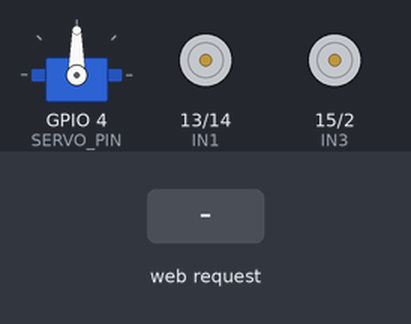
Simulated run of this program. Board: ESP32. Parts: servo, motor-driver pin pairs drawn as motors (green arrow = first pin HIGH = forward, orange = second pin HIGH = backward, longer = more drive). The inputs (shaded band) are chosen by the test bench. WiFi joins after 1.5 s; servers stay silent unless stated; the camera gives no picture; what the program prints to the serial monitor is not drawn.

Above: at 3.0 s.
3.1 s: HTTP request GET /action?go=forward received
At 4.1 s:
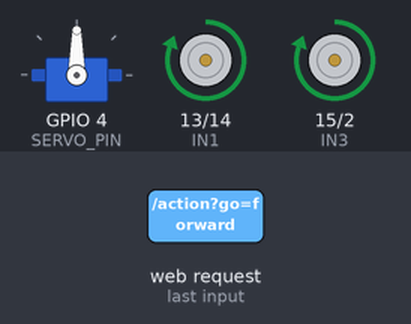
4.6 s: HTTP request GET /action?go=backward received
At 5.2 s:
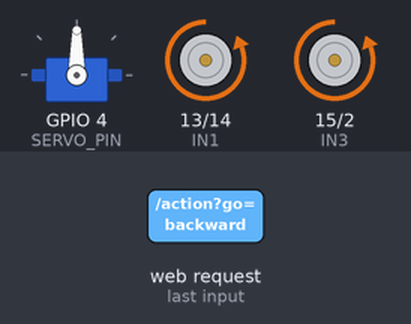
6.1 s: HTTP request GET /action?go=left received
At 6.4 s:
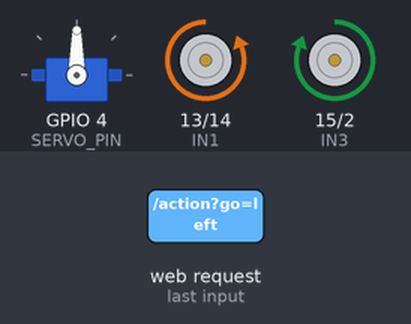
7.6 s: HTTP request GET /action?go=right received
At 8.7 s:
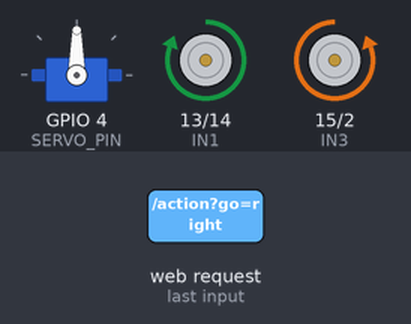
9.1 s: HTTP request GET /pan?go=1&angle=1 received
At 9.8 s:
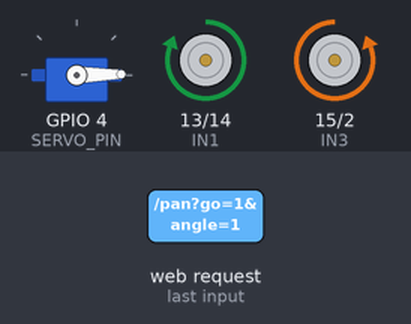
10.6 s: HTTP request GET /pan?go=120&angle=120 received
At 11.0 s:
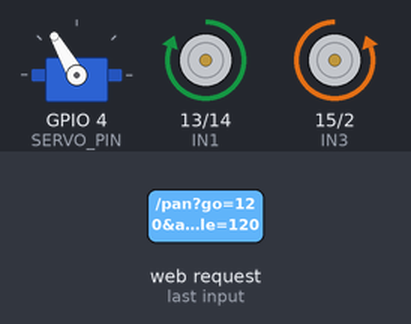
Timing chart, 0 to 13.1 s (numbered marks = the images above; inputs shaded):
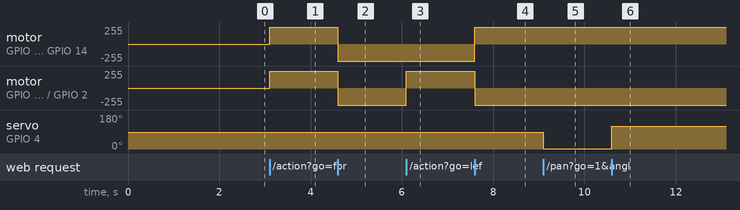

Measured:
- after the input at 3.1 s, motor on GPIO 13 (IN1) / GPIO 14 (IN2), motor on GPIO 15 (IN3) / GPIO 2 (IN4): stopped → forward 255/255 at once
- after the input at 4.6 s, motor on GPIO 13 (IN1) / GPIO 14 (IN2), motor on GPIO 15 (IN3) / GPIO 2 (IN4): forward 255/255 → backward 255/255 at once
- after the input at 6.1 s, motor on GPIO 15 (IN3) / GPIO 2 (IN4): backward 255/255 → forward 255/255 at once
- after the input at 7.6 s, motor on GPIO 13 (IN1) / GPIO 14 (IN2): backward 255/255 → forward 255/255 at once; motor on GPIO 15 (IN3) / GPIO 2 (IN4): forward 255/255 → backward 255/255 at once
- after the input at 9.1 s, servo on GPIO 4 (SERVO_PIN): 90° → 1° at once
- after the input at 10.6 s, servo on GPIO 4 (SERVO_PIN): 1° → 120° at once

The program:

main.cpp
```cpp
// Arduino C++ Code တွေ ရေးမယ့်ဖိုင်

#include "esp_camera.h"
#include <ESP32Servo.h>
#include <WebServer.h>
#include <WiFi.h>


// ===== 1. Wi-Fi Settings =====
const char *ssid = "YOUR_WIFI_NAME";
const char *password = "YOUR_WIFI_PASSWORD";
const unsigned long WIFI_TIMEOUT_MS = 30000;

// ===== 2. Motor Pins (L298N) =====
#define IN1 13
#define IN2 14
#define IN3 15
#define IN4 2

// ===== 3. Servo Pin =====
#define SERVO_PIN 4
Servo camServo;

// ===== Servers =====
WebServer server(80);        // Motor & Servo ထိန်းချုပ်ရန် API Server
WiFiServer streamServer(81); // Video လွှင့်ရန် Stream Server

// ===== Camera Pins (AI-THINKER Model) =====
#define PWDN_GPIO_NUM 32
#define RESET_GPIO_NUM -1
#define XCLK_GPIO_NUM 0
#define SIOD_GPIO_NUM 26
#define SIOC_GPIO_NUM 27
#define Y9_GPIO_NUM 35
#define Y8_GPIO_NUM 34
#define Y7_GPIO_NUM 39
#define Y6_GPIO_NUM 36
#define Y5_GPIO_NUM 21
#define Y4_GPIO_NUM 19
#define Y3_GPIO_NUM 18
#define Y2_GPIO_NUM 5
#define VSYNC_GPIO_NUM 25
#define HREF_GPIO_NUM 23
#define PCLK_GPIO_NUM 22

// --- Motor Function Prototypes ---
void stopCar();
void moveForward();
void moveBackward();
void turnLeft();
void turnRight();

// --- Motor Functions ---
void setupMotors() {
  pinMode(IN1, OUTPUT);
  pinMode(IN2, OUTPUT);
  pinMode(IN3, OUTPUT);
  pinMode(IN4, OUTPUT);
  stopCar();
}

void stopCar() {
  digitalWrite(IN1, LOW);
  digitalWrite(IN2, LOW);
  digitalWrite(IN3, LOW);
  digitalWrite(IN4, LOW);
}
void moveForward() {
  digitalWrite(IN1, HIGH);
  digitalWrite(IN2, LOW);
  digitalWrite(IN3, HIGH);
  digitalWrite(IN4, LOW);
}
void moveBackward() {
  digitalWrite(IN1, LOW);
  digitalWrite(IN2, HIGH);
  digitalWrite(IN3, LOW);
  digitalWrite(IN4, HIGH);
}
void turnLeft() {
  digitalWrite(IN1, LOW);
  digitalWrite(IN2, HIGH);
  digitalWrite(IN3, HIGH);
  digitalWrite(IN4, LOW);
}
void turnRight() {
  digitalWrite(IN1, HIGH);
  digitalWrite(IN2, LOW);
  digitalWrite(IN3, LOW);
  digitalWrite(IN4, HIGH);
}

// --- API Endpoints ---
void handleHealth() {
  server.send(200, "text/plain", "Smart GuardX ESP32 OK");
}

void handleAction() {
  if (server.hasArg("go")) {
    String dir = server.arg("go");
    if (dir == "forward")
      moveForward();
    else if (dir == "backward")
      moveBackward();
    else if (dir == "left")
      turnLeft();
    else if (dir == "right")
      turnRight();
    else if (dir == "stop")
      stopCar();
    else {
      server.send(400, "text/plain", "Invalid direction");
      return;
    }

    server.send(200, "text/plain", "Car Status: " + dir);
  } else {
    server.send(400, "text/plain", "Missing parameter");
  }
}

void handlePan() {
  if (!server.hasArg("angle")) {
    server.send(400, "text/plain", "Missing angle parameter");
    return;
  }

  int angle = server.arg("angle").toInt();
  if (angle < 0 || angle > 180) {
    server.send(400, "text/plain", "Angle must be between 0 and 180");
    return;
  }

  camServo.write(angle);
  server.send(200, "text/plain", "Servo angle: " + String(angle));
}

// --- Video Stream Task (Runs Independently) ---
void streamTask(void *pvParameters) {
  streamServer.begin();
  while (true) {
    WiFiClient client = streamServer.available();
    if (client) {
      String request = client.readStringUntil('\r');
      client.flush();
      client.println("HTTP/1.1 200 OK");
      client.println("Content-Type: multipart/x-mixed-replace; boundary=frame");
      client.println();

      while (client.connected()) {
        camera_fb_t *fb = esp_camera_fb_get();
        if (!fb) {
          vTaskDelay(10 / portTICK_PERIOD_MS); // Yield to prevent Watchdog Timer (WDT) reset crash
          continue;
        }
        client.printf(
            "--frame\r\nContent-Type: image/jpeg\r\nContent-Length: %u\r\n\r\n",
            fb->len);
        client.write((char *)fb->buf, fb->len);
        client.println();
        esp_camera_fb_return(fb);
        vTaskDelay(40 / portTICK_PERIOD_MS); // အကြမ်းဖျင်း 25 FPS
      }
      client.stop();
    }
    vTaskDelay(10 / portTICK_PERIOD_MS);
  }
}

void setup() {
  Serial.begin(115200);

  // Hardware Setup
  setupMotors();

  // Allow allocation of LEDC timers 1, 2, 3 for Servos (Timer 0 is reserved for camera XCLK)
  ESP32PWM::allocateTimer(1);
  ESP32PWM::allocateTimer(2);
  ESP32PWM::allocateTimer(3);

  camServo.setPeriodHertz(50); // Standard 50Hz servo
  camServo.attach(SERVO_PIN);
  camServo.write(90); // စစချင်း ကင်မရာကို အလယ်တည့်တည့် (90 degree) တွင်ထားရန်

  // Camera Setup
  camera_config_t config;
  config.ledc_channel = LEDC_CHANNEL_0;
  config.ledc_timer = LEDC_TIMER_0;
  config.pin_d0 = Y2_GPIO_NUM;
  config.pin_d1 = Y3_GPIO_NUM;
  config.pin_d2 = Y4_GPIO_NUM;
  config.pin_d3 = Y5_GPIO_NUM;
  config.pin_d4 = Y6_GPIO_NUM;
  config.pin_d5 = Y7_GPIO_NUM;
  config.pin_d6 = Y8_GPIO_NUM;
  config.pin_d7 = Y9_GPIO_NUM;
  config.pin_xclk = XCLK_GPIO_NUM;
  config.pin_pclk = PCLK_GPIO_NUM;
  config.pin_vsync = VSYNC_GPIO_NUM;
  config.pin_href = HREF_GPIO_NUM;
  config.pin_sccb_sda = SIOD_GPIO_NUM;
  config.pin_sccb_scl = SIOC_GPIO_NUM;
  config.pin_pwdn = PWDN_GPIO_NUM;
  config.pin_reset = RESET_GPIO_NUM;
  config.xclk_freq_hz = 20000000;
  config.pixel_format = PIXFORMAT_JPEG;

  // Check PSRAM to configure appropriate frame size and buffer count
  if (psramFound()) {
    config.frame_size = FRAMESIZE_VGA; // VGA (640x480) is optimal for Python computer vision
    config.jpeg_quality = 10;          // Higher quality (0-63, lower is better)
    config.fb_count = 2;               // Double buffer for smoother streaming
  } else {
    config.frame_size = FRAMESIZE_CIF; // Fallback to lower resolution if no PSRAM to avoid crash
    config.jpeg_quality = 12;
    config.fb_count = 1;
  }

  esp_err_t err = esp_camera_init(&config);
  if (err != ESP_OK) {
    Serial.printf("Camera init failed with error 0x%x\n", err);
    // Do not return early, so Wi-Fi and WebServer can still run for motor control
  }

  // Wi-Fi ချိတ်ဆက်ခြင်း
  WiFi.begin(ssid, password);
  Serial.print("Connecting to WiFi");
  unsigned long wifiStart = millis();
  while (WiFi.status() != WL_CONNECTED && millis() - wifiStart < WIFI_TIMEOUT_MS) {
    delay(500);
    Serial.print(".");
  }

  if (WiFi.status() == WL_CONNECTED) {
    Serial.println("\nWiFi Connected!");
    Serial.print("IP Address: ");
    Serial.println(WiFi.localIP());
  } else {
    Serial.println("\nWiFi connection failed (timeout). Check SSID/password in main.cpp.");
  }

  // API လမ်းကြောင်းများ သတ်မှတ်ခြင်း
  server.on("/", handleHealth);
  server.on("/health", handleHealth);
  server.on("/action", handleAction);
  server.on("/pan", handlePan);
  server.begin();

  // Video Stream အတွက် သီးသန့် Task ခွဲခိုင်းခြင်း (ESP32 ၏ Dual Core ကို အသုံးချခြင်း)
  if (xTaskCreatePinnedToCore(streamTask, "StreamTask", 4096, NULL, 1, NULL, 1) != pdPASS) {
    Serial.println("Error: Failed to start stream task.");
  }
}

void loop() {
  // API Commands များကို အမြဲနားထောင်နေရန်
  server.handleClient();
}
```
